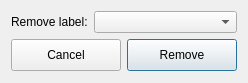
<?xml version="1.0" encoding="UTF-8"?>
<ui version="4.0">
 <class>RemoveLabelDialog</class>
 <widget class="QDialog" name="RemoveLabelDialog">
  <property name="geometry">
   <rect>
    <x>0</x>
    <y>0</y>
    <width>234</width>
    <height>83</height>
   </rect>
  </property>
  <property name="windowTitle">
   <string>Dialog</string>
  </property>
  <layout class="QGridLayout" name="gridLayout">
   <item row="0" column="0">
    <widget class="QLabel" name="label">
     <property name="text">
      <string>Remove label:</string>
     </property>
    </widget>
   </item>
   <item row="0" column="1" colspan="2">
    <widget class="QComboBox" name="comboBox"/>
   </item>
   <item row="1" column="0" colspan="2">
    <widget class="QPushButton" name="cancelButton">
     <property name="minimumSize">
      <size>
       <width>110</width>
       <height>32</height>
      </size>
     </property>
     <property name="maximumSize">
      <size>
       <width>120</width>
       <height>32</height>
      </size>
     </property>
     <property name="text">
      <string>Cancel</string>
     </property>
    </widget>
   </item>
   <item row="1" column="2">
    <widget class="QPushButton" name="removeButton">
     <property name="minimumSize">
      <size>
       <width>110</width>
       <height>32</height>
      </size>
     </property>
     <property name="maximumSize">
      <size>
       <width>119</width>
       <height>32</height>
      </size>
     </property>
     <property name="text">
      <string>Remove</string>
     </property>
     <property name="default">
      <bool>true</bool>
     </property>
    </widget>
   </item>
  </layout>
 </widget>
 <resources/>
 <connections/>
</ui>
